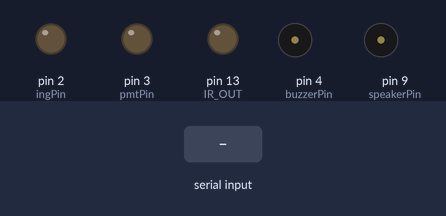
Bench run of a sketch on a simulated Arduino Uno, built with avr-gcc and run on an emulated ATmega328P. On the bench: output pins drawn as LEDs (lit = HIGH), buzzer (waves = sounding, pin HIGH). Dashed ring = blinking. The inputs (shaded band) are chosen by the test bench.

Above: at 1.2 s.
1.3 s: "I" received over Serial
At 1.45 s:
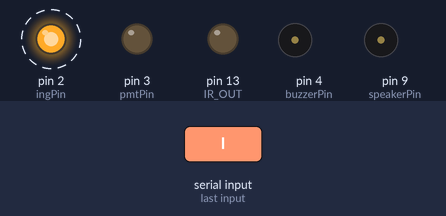
4.3 s: "Z" received over Serial
At 5.5 s:
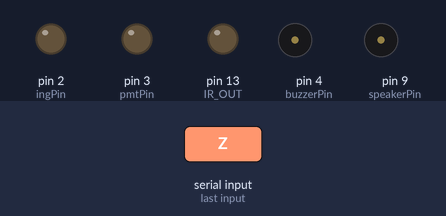
5.9 s: "P" received over Serial
At 6.18 s:
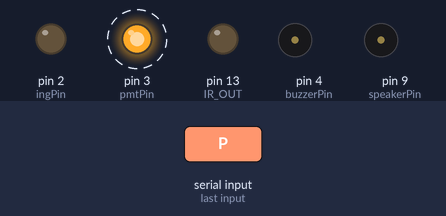
8.9 s: "B" received over Serial
At 9.18 s:
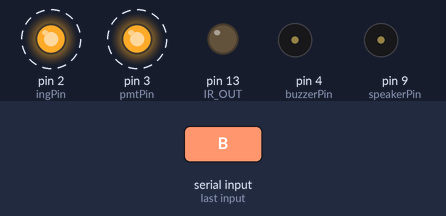
11.9 s: "N" received over Serial
At 12.5 s:
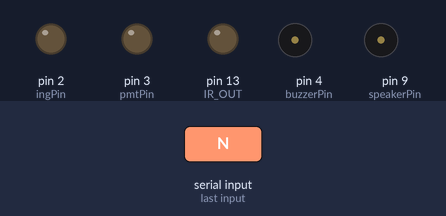
Timing chart, 0 to 14.4 s (numbered marks = the images above; inputs shaded):
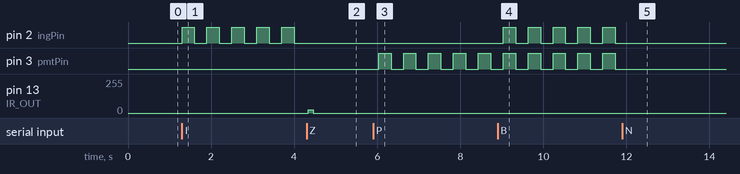

Measured:
- after the input at 1.3 s, pin 2 (ingPin): alternates HIGH for 0.30 s and LOW for 0.30 s, starting at once
- after the input at 4.3 s, pin 2 (ingPin): stops changing and stays LOW; pin 13 (IR_OUT): 0/255 → 26/255 at once, → 0/255 0.12 s later
- after the input at 5.9 s, pin 3 (pmtPin): alternates HIGH for 0.30 s and LOW for 0.30 s, starting after 0.13 s
- after the input at 8.9 s, pin 2 (ingPin): alternates HIGH for 0.30 s and LOW for 0.30 s, starting after 0.13 s
- after the input at 11.9 s, pin 2 (ingPin), pin 3 (pmtPin): stops changing and stays LOW

The sketch:

arduino_sketch.pde
```cpp
int ingPin = 2;
int pmtPin = 3;
int buzzerPin = 4;
int speakerPin = 9;
int length = 4;
char notes[] = "cab "; // space for a pause when looping
int beats[] = {1, 1, 1, 2};
int tempo = 50;
int val;

//IR stuff
int IR_OUT = 13;
int debug = 1;
int start_bit = 2000;	//Start bit threshold (Microseconds)
int bin_1 = 1200;	//Binary 1 threshold (Microseconds)
int bin_0 = 600;	//Binary 0 threshold (Microseconds)
byte power_off = 0x7A;
byte power_toggle = 0x54;//B1010100
byte array_signal[] = {0, 0, 0, 0, 0, 0, 0, 1, 0, 0, 0, 0};
byte time_up = 5;
byte time_down = 12;
byte value_decode1 = 0;
byte value_decode2 = 0;
int delay_value = 600;

void setup() {
  pinMode(ingPin, OUTPUT);
  pinMode(pmtPin, OUTPUT);
  pinMode(buzzerPin, OUTPUT);
  pinMode(IR_OUT, OUTPUT);
  pinMode(speakerPin, OUTPUT);
  Serial.begin(9600);
  Serial.flush();
}

void loop() {
  if (Serial.available() > 0) {
    val = Serial.read();
    while(val != 78) {
      if(val == 90) {
        togglePower(power_off);
        val='N';
      } else if(val == 65) {
        togglePower(power_toggle);
        val='N';
      }

      if(val > 128) { // build failure
        //Serial.println("buzzer.. ");
        digitalWrite(buzzerPin, HIGH);
        delay(200);
        digitalWrite(buzzerPin, LOW);
        delay(200);
        digitalWrite(buzzerPin, HIGH);
        delay(200);
        digitalWrite(buzzerPin, LOW);
        val = val - 64;
      } else if (val > 96) {
        //digitalWrite(buzzerPin, HIGH);
        //delay(400);
        //digitalWrite(buzzerPin, LOW);
        playPiezo();
        playPiezo();
        val = val - 32;
      }
      //Serial.print(val);

      if(val == 73) {
      digitalWrite(ingPin, HIGH);
      } else if(val == 80) {
        digitalWrite(pmtPin, HIGH);
      } else if(val == 66) {
        digitalWrite(ingPin, HIGH);
        digitalWrite(pmtPin, HIGH);
      }

      delay(300);
      digitalWrite(ingPin, LOW);
      digitalWrite(pmtPin, LOW);
      delay(300);

      if (Serial.available() > 0) {
      val = Serial.read();
      }
    }
    while (val == 78) {
      val = Serial.read();
      digitalWrite(ingPin, LOW);
      digitalWrite(pmtPin, LOW);
      delay(1000);
    }
  }
}

void togglePower(int code) {
  for(int count=0; count<3;count++) {
    command_decode(code);
    signal_send();
  }
  return;
}

void command_decode(int binary_command) {
  value_decode1 = binary_command;
  for (int i = 6; i > -1; i--) {
    value_decode2 = value_decode1 & B1;
    if (value_decode2 == 1) {
      array_signal[i] = 1;
    }
    else {
      array_signal[i] = 0;
    }
    value_decode1 = value_decode1 >> 1;
  }
}

void carrier_make() {
  digitalWrite(IR_OUT, HIGH);
  delayMicroseconds(time_up);
  digitalWrite(IR_OUT, LOW);
  delayMicroseconds(time_down);
}

void signal_send() {
  for (int i = 0; i < 90; i++) {//start the message with a 2.4 ms time up
    carrier_make();
  }
  for (int a = 0; a < 12; a++) {
    delayMicroseconds(delay_value); //time down is always 0.6 ms
    if (array_signal[a] == 1) {
      for (int i = 0; i < 45; i++) { //"1" is always 1.2 ms high
        carrier_make();
      }
    }
    else {
      for (int i = 0; i < 22; i++) { //"0" is always 0.6 ms high
        carrier_make();
      }
    }
  }
  delay(25);
}

void playTone(int tone, int duration) {
  for (long i = 0; i < duration * 1000L; i += tone * 2) {
    digitalWrite(speakerPin, HIGH);
    delayMicroseconds(tone);
    digitalWrite(speakerPin, LOW);
    delayMicroseconds(tone);
  }
}

void playNote(char note, int duration) {
  char names[] = { 'c', 'a', 'b' };
  int tones[] = { 1915, 1136, 1014 };
  // play the tone corresponding to the note name
  for (int i = 0; i < 3; i++) {
    if (names[i] == note) {
      playTone(tones[i], duration);
    }
  }
}

void playPiezo() {
  for (int i = 0; i < length; i++) {
    if (notes[i] == ' ') {
      delay(beats[i] * tempo); // rest
    } else {
      playNote(notes[i], beats[i] * tempo);
    }
    // pause between notes
    delay(tempo / 2);
   }
}
```
